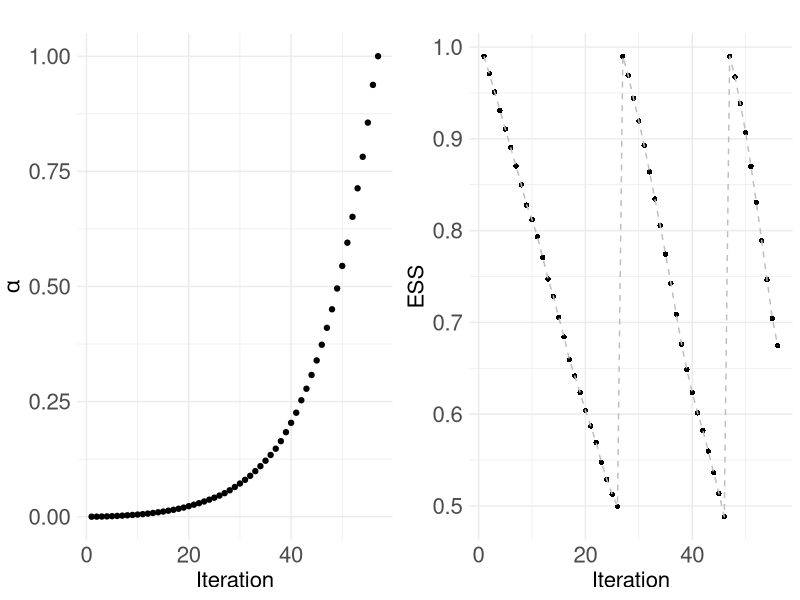
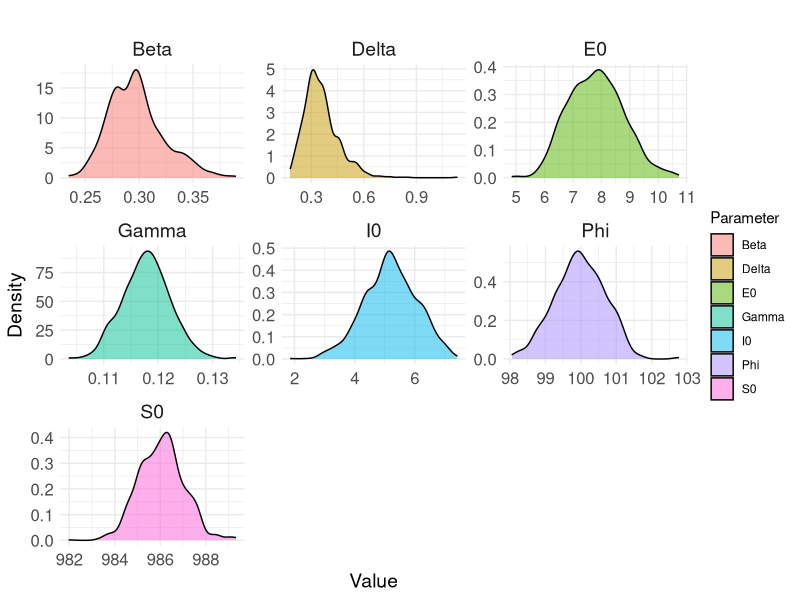

Source code (R) for these figures, in order:
setwd("C://SFU//Research//Comparison//AdaptiveASMC//Results_Sim//SEIR//ASMC_AMTM")
# Loading required packages
library(tidyr)
library(dplyr)
library(ggplot2)
library(coda)
library(gridExtra)
library(purrr)

resampled_particles1 <- read.csv("ASMC_AMTM_try_rsp.csv")

mcmc_object1 <- mcmc(resampled_particles1)

# Summary 
summary(mcmc_object1)

resampled_particles1 <- resampled_particles1 %>%
  dplyr::rename(Beta = V1, Delta = V2, Gamma = V3, Phi = V4, S0 = V5, E0 = V6, I0 = V7)


# Reshape the data to long format
long_data <- resampled_particles1 %>%
  pivot_longer(cols = everything(), names_to = "Parameter", values_to = "Value")

# Plot density curves with facets
p1 <- ggplot(long_data, aes(x = Value, fill = Parameter)) +
  geom_density(alpha = 0.5) +
  facet_wrap(~ Parameter, scales = "free") +
  labs(title = "",
       x = "Value",
       y = "Density") +
  theme_minimal() +
  theme(axis.text = element_text(size = 12), 
        axis.title = element_text(size = 14), 
        strip.text = element_text(size = 14))  # Increase facet label size

# Save the plot with high resolution
ggsave("ASMC_AMTM_DEN_500_New.jpeg", plot = p1, width = 12, height = 8, dpi = 300)

# plot for ASMC_MTM_SEIR

par(mfrow = c(2,1))
ess7 <- read.csv("ASMC_AMTM_Finale_ESS.csv")
alpha7 <- read.csv("ASMC_AMTM_Finale_alpha.csv")

ess7 <- ess7 %>%
  mutate(Iteration = 1:56)

ess7 <- ess7 %>%
  dplyr::select(Iteration, everything())

alpha7 <- alpha7 %>%
  mutate(Iteration = 1:57)

alpha7 <- alpha7 %>%
  dplyr::select(Iteration, everything())

# Plotting the annealing parameter
p1 <- ggplot(alpha7, aes(x = Iteration, y = alpha7[, 2])) +
  geom_point(color = "black", fill = "black", shape = 21) +
  labs(x = 'Iteration', y = expression(alpha)) +
  ggtitle("") +
  theme_minimal() +
  theme(axis.text = element_text(size = 16), 
        axis.title = element_text(size = 16))

# Plotting the ESS values
p2 <- ggplot(ess7, aes(x = Iteration, y = ess7[, 2])) +
  geom_point(color = "black", fill = "black", shape = 16) +
  geom_line(linetype = "dashed", color = "grey") +
  labs(x = 'Iteration', y = 'ESS') +
  ggtitle("") +
  theme_minimal() +
  theme(axis.text = element_text(size = 16), 
        axis.title = element_text(size = 16))

# Arrange the plots side by side
cplot1 <- grid.arrange(p1, p2, nrow = 1)

# Save the plot with high resolution
ggsave("ASMC_AMTM_SEIR_ESS_Alpha_New.jpeg", plot = cplot1, width = 12, height = 8, dpi = 300)